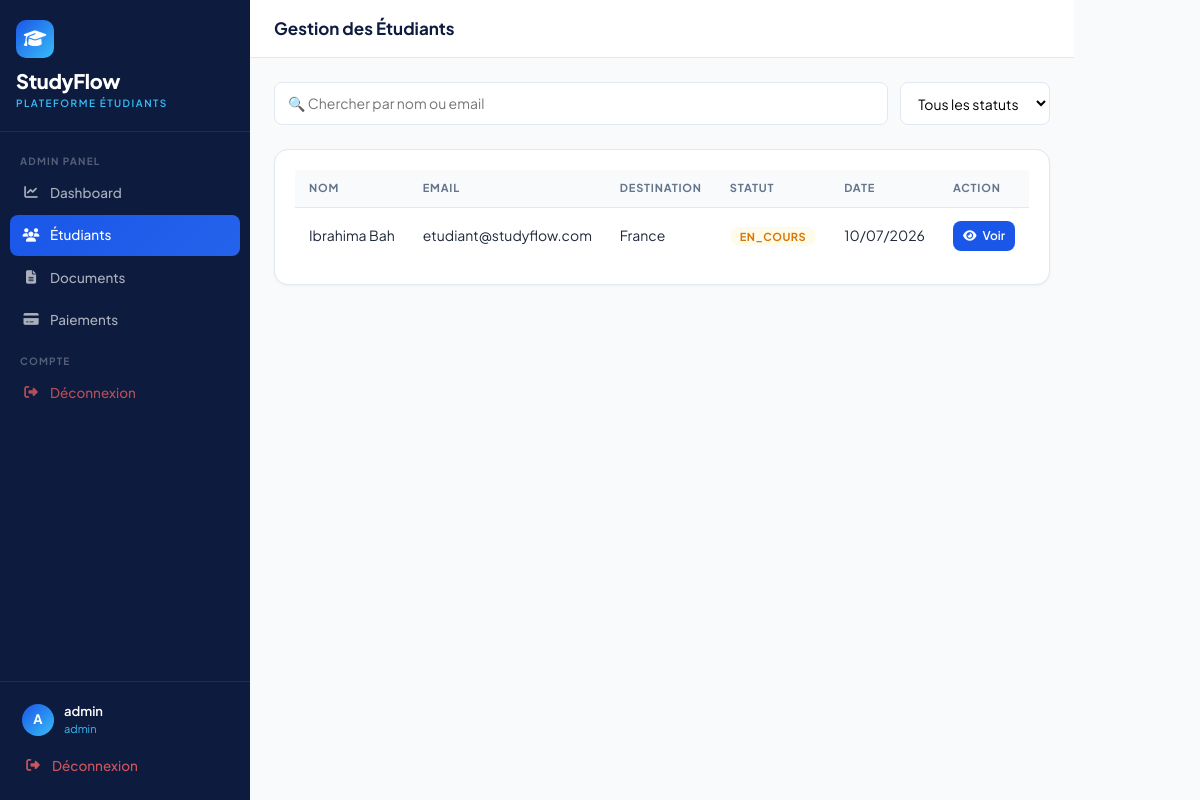
/admin/students (signed in), run on the app's committed database.
### models/user.py (models this page shows, shortened)
class User(UserMixin, db.Model):
    __tablename__ = 'users'
    id = db.Column(db.Integer, primary_key=True)
    email = db.Column(db.String(120), unique=True, nullable=False)
    password_hash = db.Column(db.String(256))
    role = db.Column(db.String(20), default='student')
    is_active = db.Column(db.Boolean, default=True)
    reset_token = db.Column(db.String(100), nullable=True)
    reset_token_expiry = db.Column(db.DateTime, nullable=True)
    created_at = db.Column(db.DateTime, default=datetime.utcnow)
    student_profile = db.relationship('StudentProfile', backref='user', uselist=False, foreign_keys='StudentProfile.user_id')

class StudentProfile(db.Model):
    __tablename__ = 'student_profiles'
    id = db.Column(db.Integer, primary_key=True)
    user_id = db.Column(db.Integer, db.ForeignKey('users.id'), nullable=False)
    assigned_agent_id = db.Column(db.Integer, db.ForeignKey('users.id'), nullable=True)
    first_name = db.Column(db.String(80))
    last_name = db.Column(db.String(80))
    phone = db.Column(db.String(20))
    nationality = db.Column(db.String(50))
    passport_number = db.Column(db.String(30))
    destination_country = db.Column(db.String(50))
    program = db.Column(db.String(200))
    program_level = db.Column(db.String(20), default='Licence')  # Licence, Master
    university = db.Column(db.String(200))
    status = db.Column(db.String(30), default='nouveau')
    created_at = db.Column(db.DateTime, default=datetime.utcnow)
    documents = db.relationship('Document', backref='student', lazy=True)
    assigned_agent = db.relationship('User', foreign_keys=[assigned_agent_id])
    payments = db.relationship('Payment', backref='student', lazy=True)
    @property
    def full_name(self):
        return f"{self.first_name or ''} {self.last_name or ''}".strip()

### routes/admin.py (the view)
@admin_bp.route('/students')
@login_required
@admin_required
def students():
    q = request.args.get('q', '')
    status = request.args.get('status', '')
    destination = request.args.get('destination', '')
    query = StudentProfile.query
    if q:
        query = query.filter(db.or_(
            StudentProfile.first_name.ilike(f'%{q}%'),
            StudentProfile.last_name.ilike(f'%{q}%'),
            StudentProfile.user.has(User.email.ilike(f'%{q}%'))
        ))
    if status:
        query = query.filter_by(status=status)
    if destination:
        query = query.filter_by(destination_country=destination)
    students_list = query.order_by(StudentProfile.created_at.desc()).all()
    return render_template('admin/students.html',
        students=students_list, q=q, status=status, destination=destination
    )

### routes/admin.py (called while the page is built)
def admin_required(f):
    @wraps(f)
    def decorated(*args, **kwargs):
        if not current_user.is_authenticated or current_user.role != 'admin':
            flash('Accès refusé. Vous n\'êtes pas administrateur.', 'danger')
            return redirect(url_for('auth.login'))
        return f(*args, **kwargs)
    return decorated

### templates/admin/students.html (shortened to what this page needs)
{% extends "base.html" %}
{% block sidebar_nav %}
<div class="nav-label">Admin Panel</div>
<a href="{{ url_for('admin.dashboard') }}" class="sidebar-link">
  <i class="fas fa-chart-line"></i> Dashboard
</a>
<a href="{{ url_for('admin.students') }}" class="sidebar-link active">
  <i class="fas fa-users"></i> Étudiants
</a>
<a href="{{ url_for('admin.documents') }}" class="sidebar-link">
  <i class="fas fa-file-alt"></i> Documents
</a>
<a href="{{ url_for('admin.payments') }}" class="sidebar-link">
  <i class="fas fa-credit-card"></i> Paiements
</a>
<div class="nav-label">Compte</div>
<a href="{{ url_for('auth.logout') }}" class="sidebar-link" style="color:rgba(255,100,100,.7);">
  <i class="fas fa-sign-out-alt"></i> Déconnexion
</a>
{% endblock %}
{% block page_title %}Gestion des Étudiants{% endblock %}
{% block content %}
<div style="margin-bottom:24px;display:flex;gap:12px;">
  <input type="text" id="search" class="sf-input" placeholder="🔍 Chercher par nom ou email" style="flex:1;">
  <select id="status" class="sf-input" style="max-width:150px;">
    <option value="">Tous les statuts</option>
  </select>
</div>
<div class="sf-card">
  <table class="sf-table">
    <thead>
      <tr>
        <th>Nom</th>
        <th>Email</th>
        <th>Destination</th>
        <th>Statut</th>
        <th>Date</th>
        <th>Action</th>
      </tr>
    </thead>
    <tbody>
      {% for s in students %}
      <tr>
        <td>{{ s.full_name }}</td>
        <td>{{ s.user.email if s.user else '-' }}</td>
        <td>{{ s.destination_country or '-' }}</td>
        <td><span class="badge-status bs-{{ s.status }}">{{ s.status }}</span></td>
        <td>{{ s.created_at.strftime('%d/%m/%Y') }}</td>
        <td>
          <a href="{{ url_for('admin.student_detail', sid=s.id) }}" class="btn-sf btn-primary-sf" style="padding:6px 10px;font-size:12px;">
            <i class="fas fa-eye"></i> Voir
          </a>
        </td>
      </tr>
      {% endfor %}
    </tbody>
  </table>
</div>
{% endblock %}

### templates/base.html (shortened to what this page needs)
<!DOCTYPE html>
<html lang="fr">
<head>
  <link href="https://cdn.jsdelivr.net/npm/bootstrap@5.3.2/dist/css/bootstrap.min.css" rel="stylesheet">
  <link href="https://cdnjs.cloudflare.com/ajax/libs/font-awesome/6.5.0/css/all.min.css" rel="stylesheet">
</head>
<body>
{% block body %}
<div style="display:flex">
  <nav class="sidebar">
    <div class="sidebar-logo">
      <div class="logo-icon"><i class="fas fa-graduation-cap"></i></div>
      <div class="brand-name">StudyFlow</div>
      <div class="brand-sub">Plateforme Étudiants</div>
    </div>
    <div class="sidebar-nav">
      {% block sidebar_nav %}{% endblock %}
    </div>
    <div class="sidebar-footer">
      <div class="sidebar-user">
        <div class="s-avatar">{{ current_user.email[0].upper() }}</div>
        <div>
          <div class="s-name">{{ current_user.email.split('@')[0] }}</div>
          <div class="s-role">{{ current_user.role }}</div>
        </div>
      </div>
      <a href="{{ url_for('auth.logout') }}" class="sidebar-link" style="color:rgba(255,100,100,.8)">
        <i class="fas fa-sign-out-alt"></i> Déconnexion
      </a>
    </div>
  </nav>
  <div class="main-wrap">
    <header class="topbar">
      <div class="topbar-title">{% block page_title %}{% endblock %}</div>
    </header>
    <main class="page-content">
      {% block content %}{% endblock %}
    </main>
  </div>
</div>
{% endblock %}
</body>
</html>

### templates/base.html (style rules this page uses)
:root { --navy: #0D1B3E; --blue: #1A56E8; --sky: #38BDF8; --green: #10B981; --amber: #F59E0B; --rose: #F43F5E; --slate: #64748B; --light: #F8FAFC; --border: #E2E8F0; --sidebar-w: 250px; }
* { box-sizing: border-box; margin: 0; padding: 0; }
body { font-family: 'Plus Jakarta Sans', sans-serif; background: var(--light); color: #1E293B; font-size: 14px; }
.sidebar { position: fixed; top: 0; left: 0; bottom: 0; width: var(--sidebar-w); background: var(--navy); display: flex; flex-direction: column; z-index: 1000; }
.sidebar-logo { padding: 20px 16px; border-bottom: 1px solid rgba(255,255,255,.08); }
.logo-icon { width: 38px; height: 38px; background: linear-gradient(135deg, var(--blue), var(--sky)); border-radius: 10px; display: flex; align-items: center; justify-content: center; font-size: 18px; color: #fff; margin-bottom: 8px; }
.brand-name { font-size: 20px; font-weight: 800; color: #fff; letter-spacing: -.3px; }
.brand-sub { font-size: 10px; color: var(--sky); text-transform: uppercase; letter-spacing: 1.5px; font-weight: 600; }
.sidebar-nav { flex: 1; padding: 10px; overflow-y: auto; }
.nav-label { font-size: 10px; font-weight: 700; letter-spacing: 1.2px; text-transform: uppercase; color: rgba(255,255,255,.3); padding: 12px 10px 4px; }
.sidebar-link { display: flex; align-items: center; gap: 10px; padding: 10px 12px; border-radius: 8px; color: rgba(255,255,255,.65); text-decoration: none; font-weight: 500; font-size: 13.5px; margin-bottom: 2px; transition: all .15s; }
.sidebar-link.active { background: linear-gradient(135deg, var(--blue), #2563EB); color: #fff; }
.sidebar-link i { width: 18px; text-align: center; }
.sidebar-footer { padding: 12px; border-top: 1px solid rgba(255,255,255,.08); }
.sidebar-user { display: flex; align-items: center; gap: 10px; padding: 8px 10px; }
.s-avatar { width: 32px; height: 32px; border-radius: 50%; background: linear-gradient(135deg, var(--blue), var(--sky)); display: flex; align-items: center; justify-content: center; color: #fff; font-weight: 700; font-size: 13px; }
.s-name { color: #fff; font-weight: 600; font-size: 13px; }
.s-role { color: var(--sky); font-size: 11px; }
.main-wrap { margin-left: var(--sidebar-w); min-height: 100vh; }
.topbar { background: #fff; border-bottom: 1px solid var(--border); padding: 0 24px; height: 58px; display: flex; align-items: center; justify-content: space-between; position: sticky; top: 0; z-index: 100; }
.topbar-title { font-size: 17px; font-weight: 700; color: var(--navy); }
.page-content { padding: 24px; }
.sf-card { background: #fff; border: 1px solid var(--border); border-radius: 14px; padding: 20px; box-shadow: 0 1px 3px rgba(0,0,0,.05); }
.badge-status { padding: 3px 10px; border-radius: 999px; font-size: 11px; font-weight: 700; text-transform: uppercase; letter-spacing: .5px; }
.bs-en_cours { background: #FFFBEB; color: #D97706; }
.btn-sf { padding: 9px 16px; border-radius: 8px; font-weight: 600; font-size: 13px; border: none; cursor: pointer; display: inline-flex; align-items: center; gap: 6px; transition: all .15s; text-decoration: none; font-family: 'Plus Jakarta Sans', sans-serif; }
.btn-primary-sf { background: var(--blue); color: #fff; }
.sf-table { width: 100%; border-collapse: collapse; }
.sf-table thead th { font-size: 11px; font-weight: 700; text-transform: uppercase; letter-spacing: .8px; color: var(--slate); padding: 10px 14px; background: var(--light); border-bottom: 1px solid var(--border); }
.sf-table tbody td { padding: 13px 14px; border-bottom: 1px solid var(--border); vertical-align: middle; }
.sf-table tbody tr:last-child td { border-bottom: none; }
.sf-input { border: 1.5px solid var(--border); border-radius: 8px; padding: 10px 13px; font-size: 14px; width: 100%; font-family: 'Plus Jakarta Sans', sans-serif; outline: none; background: #fff; transition: border-color .15s; }

### data on the page
User: email "A", email "admin", role "admin"
StudentProfile: full_name "Ibrahima Bah", user "etudiant@studyflow.com", destination_country "France", status "EN_COURS", created_at "10/07/2026"
